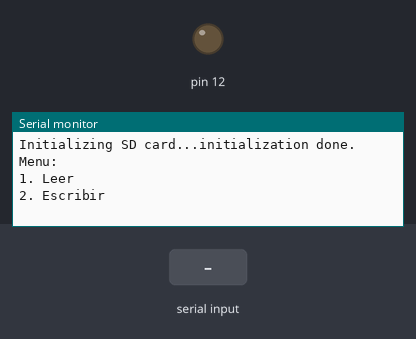
This sketch was run on a simulated Arduino Mega 2560, built with avr-gcc and run on an emulated ATmega2560. Shown: output pins drawn as LEDs (lit = HIGH), the last lines printed to the serial monitor. The test bench sets the inputs (shaded band). Storage starts empty.

Above: at 1.2 s.
1.3 s: "1\n" received over Serial
At 2.1 s:
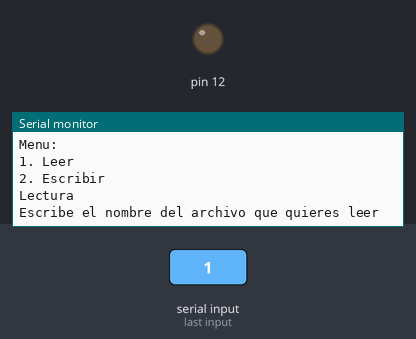
2.8 s: "2\n" received over Serial
At 3.9 s:
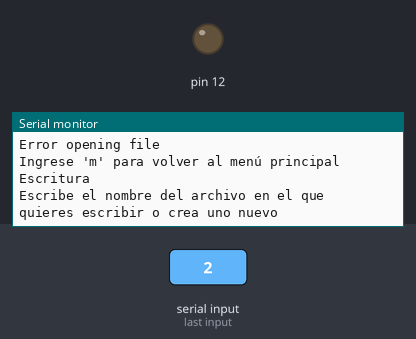
4.3 s: "90,45\n" received over Serial
At 6.8 s:
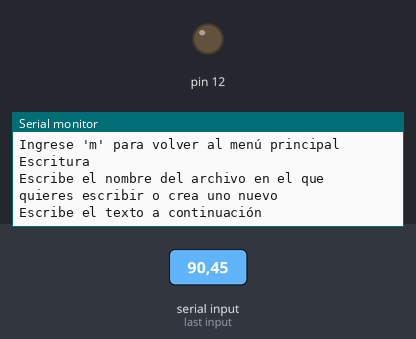

The sketch:

Postlab_06.ino
```cpp
#include <SPI.h>
#include <SD.h>

File myFile;

void setup() {
  // put your setup code here, to run once:
  // Open serial communications and wait for port to open:
  Serial.begin(115200);
  SPI.setModule(0);
  Serial.print("Initializing SD card...");
  // On the Ethernet Shield, CS is pin 4. It's set as an output by default.
  // Note that even if it's not used as the CS pin, the hardware SS pin
  // (10 on most Arduino boards, 53 on the Mega) must be left as an output
  // or the SD library functions will not work.
  pinMode(12, OUTPUT);

  if (!SD.begin(12)) {
    Serial.println("initialization failed!");
    return;
  }
  Serial.println("initialization done.");

  imprimirMenu();
}

void loop() {

  while (!Serial.available()); // Wait for user input
  int choice = Serial.read() - '0'; // Read serial

  switch (choice) {
    case 1:{
      while (Serial.available()) {
      Serial.read();
      }
      myFile = SD.open("/");
      directorios(myFile, 0);
      printRead();
      Serial.println("Ingrese 'm' para volver al menú principal");
    }
      break;
    case 2:
      myFile = SD.open("/");
      directorios(myFile, 0);
      chooseWrite();
      Serial.println("Ingrese 'm' para volver al menú principal");
      break;

      break;
    default:

    case 'm':
    case 'M':
        // Si el usuario presiona 'm' o 'M', mostrar el menú nuevamente
        imprimirMenu();
        break;

      Serial.println("Error: Choose from 1 to 3");
  }

  while (Serial.available()) {
    Serial.read();
  }
}

void imprimirMenu() {
  Serial.println("Menu:");
  Serial.println("1. Leer");
  Serial.println("2. Escribir");
}

void readFile(char* textName){
  // re-open the file for reading:
  myFile = SD.open(formatFileName(textName));
  if (myFile) {
    Serial.println(textName);

    // read from the file until there's nothing else in it:
    while (myFile.available()) {
      Serial.write(myFile.read());
    }
    // close the file:
    myFile.close();
  } else {
    // if the file didn't open, print an error:
    Serial.println("Error opening file");
  }
}

void directorios(File dir, int numTabs) {
   dir.rewindDirectory();
   while(true) {
     File entry =  dir.openNextFile();
     if (! entry) {
       // no more files
       break;
     }
     for (uint8_t i=0; i<numTabs; i++) {
       Serial.print('\t');
     }
     Serial.print(entry.name());
     if (entry.isDirectory()) {
       Serial.println("/");
       directorios(entry, numTabs+1);
     } else {
       // files have sizes, directories do not
       Serial.print("\t\t");
       Serial.println(entry.size(), DEC);
     }
     entry.close();
   }
}

char* formatFileName(char* fileName) {
    // Convert to lowercase
    trim(fileName);
    for(int i = 0; fileName[i] != '\0'; i++) {
        fileName[i] = tolower(fileName[i]);
    }

    // Capitalize first letter
    fileName[0] = toupper(fileName[0]);

    return fileName;
}

char* trim(char* str) {
    while (isspace(*str)) str++; // Remove leading spaces
    char* end = str + strlen(str) - 1;
    while (end > str && isspace(*end)) end--; // Remove trailing spaces
    *(end + 1) = '\0'; // Null-terminate the trimmed string
    return str;
}

void printRead(){
    Serial.println("Lectura");
    Serial.println("Escribe el nombre del archivo que quieres leer");
    while (!Serial.available()); // Wait for user input
    String choiceRead = Serial.readString();
    char* choiceReadChar = strdup(choiceRead.c_str());

    // Close the file before calling readFile
    myFile.close();

    // Call readFile after the file is closed
    readFile(choiceReadChar);
    // Clean up allocated memory
    free(choiceReadChar);
    // Close the file before calling readFile
    myFile.close();
}

void chooseWrite(){
    while (Serial.available()) {
      Serial.read();
    }
    Serial.println("Escritura");
    Serial.println("Escribe el nombre del archivo en el que quieres escribir o crea uno nuevo");
    while (!Serial.available()); // Wait for user input
    String choiceTextName = Serial.readString();
    char* choiceTextNameChar = strdup(choiceTextName.c_str());

    while (Serial.available()) {
      Serial.read();
    }

    Serial.println("Escribe el texto a continuación");
    while (!Serial.available()); // Wait for user input
    String choiceText = Serial.readString();
    char* choiceTextChar = strdup(choiceText.c_str());


    // Close the file before calling writeFile
    myFile.close();
    writeFile(choiceTextNameChar, choiceTextChar);

    // Clean up allocated memory
    free(choiceTextNameChar);
    free(choiceTextChar);

}

void writeFile(char* fileName, char* text){
    // open the file. note that only one file can be open at a time,
  // so you have to close this one before opening another.
  myFile = SD.open(formatFileName(fileName), FILE_WRITE);

  // if the file opened okay, write to it:
  if (myFile) {
    myFile.println(trim(text));
    // close the file:
    myFile.close();
    Serial.println("Printed.");
  } else {
    // if the file didn't open, print an error:
    Serial.println("Error Opening File");
  }

}
```

Measured:
- after the input at 1.3 s, the serial monitor: prints a new line at once (image 1)
- after the input at 2.8 s, the serial monitor: prints a new line at once (image 2)
- after the input at 4.3 s, the serial monitor: prints a new line after 1.0 s (image 3)
